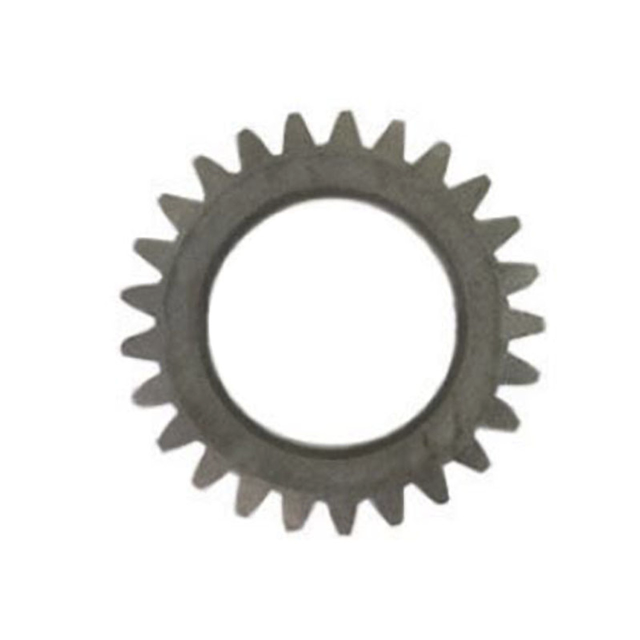
#> input picture gear_4.png, 1280 x 1280 px (shown at 1/2 size)
$ python gear_analyzer.py
#> lines starting #> are read from the running program, lines starting #| are printed output that depends on the picture; after the words box and inside, x2 and y2 are one past the last pixel; in counts of white or black regions, pixels touching at a corner belong together
#!/usr/bin/env python3
# -*- coding: utf-8 -*-
"""
Gear Analysis System - Core Module
Analyzes gear images to extract measurements and tooth count
"""

import os
import json
import math
import argparse
from dataclasses import dataclass, asdict
from pathlib import Path
from typing import Dict, Any, Optional, Tuple, List

import cv2
import numpy as np
import matplotlib
matplotlib.use('Agg')  # Non-interactive backend for web deployment
import matplotlib.pyplot as plt
from scipy.signal import find_peaks, savgol_filter, medfilt


# =========================
# 1) Configuration & CLI
# =========================

@dataclass
class Config:
    # Paths
    input_image: str = "gear_4.png"
    out_dir: str = "Output"

    # Preprocessing
    clahe_clip: float = 2.0
    clahe_grid: Tuple[int, int] = (8, 8)
    gaussian_kernel: Tuple[int, int] = (3, 3)

    # Thresholding
    min_thresh: int = 50
    max_thresh: int = 200
    otsu_fallback: bool = True

    # Morphology
    open_kernel: Tuple[int, int] = (3, 3)
    close_kernel: Tuple[int, int] = (5, 5)
    open_iter: int = 1
    close_iter: int = 2

    # Segmentation
    min_gear_area_ratio: float = 0.05
    min_circularity: float = 0.4

    # Radial sampling
    radial_samples: int = 2048
    add_quantile: float = 0.90
    ded_quantile: float = 0.10

    # Tooth counting
    expected_teeth_min: int = 12
    expected_teeth_max: int = 120
    peak_prominence_factor: float = 0.4
    peak_window_clean: int = 15
    peak_window_moderate: int = 25
    peak_window_noisy: int = 35

    # FFT fallback
    fft_enabled: bool = True

    # Visualization
    show_plots: bool = False
    save_plots: bool = True
    fig_dpi: int = 120

    # Output
    save_json: bool = True
    save_overlay: bool = True
    save_csv_profile: bool = True

    # Calibration
    pixels_per_mm: Optional[float] = None


def parse_args() -> Config:
    p = argparse.ArgumentParser(description="Gear analysis pipeline")
    p.add_argument("--input", "-i", type=str, default="gear_4.png", help="Path to input image")
    p.add_argument("--out", "-o", type=str, default="Output", help="Output directory")
    p.add_argument("--show", action="store_true", help="Show plots interactively")
    p.add_argument("--save-plots", action="store_true", help="Save plots to output")
    p.add_argument("--ppm", type=float, default=None, help="Pixels per millimeter (calibration)")

    args = p.parse_args()
    cfg = Config(
        input_image=args.input,
        out_dir=args.out,
        show_plots=args.show,
        save_plots=(args.save_plots or True),
        pixels_per_mm=args.ppm,
    )
    return cfg


# ================================
# 2) Utilities: IO & Visualization
# ================================

def ensure_out_dir(path: str) -> Path:
    out = Path(path)
    out.mkdir(parents=True, exist_ok=True)
    return out


def save_plot(fig: plt.Figure, out_dir: Path, name: str, dpi: int = 120):
    out_path = out_dir / f"{name}.png"
    fig.tight_layout()
    fig.savefig(str(out_path), dpi=dpi)
    plt.close(fig)


def show_or_save(fig: plt.Figure, cfg: Config, out_dir: Path, name: str):
    if cfg.save_plots:
        save_plot(fig, out_dir, name, dpi=cfg.fig_dpi)
    if cfg.show_plots:
        fig.show()


# ================================
# 3) Image Loading & Validation
# ================================

def load_image(path: str) -> np.ndarray:
#> called with path = 'gear_4.png'
    img = cv2.imread(path, cv2.IMREAD_COLOR)
#> img is the input picture: shape (1280, 1280, 3); mean B, G, R 225.4, 226.9, 227.3
    if img is None:
        raise FileNotFoundError(f"Could not read image: {path}")
    return img


# ====================================
# 4) Preprocessing & Auto Thresholding
# ====================================

def auto_threshold(gray_img: np.ndarray, cfg: Config) -> Tuple[np.ndarray, bool, Dict[str, Any]]:
    h, w = gray_img.shape
    cx, cy = w // 2, h // 2

    center_size = min(40, h // 8, w // 8)
    border_size = min(30, h // 10, w // 10)

    center_region = gray_img[cy - center_size:cy + center_size, cx - center_size:cx + center_size]
#> center_region: shape (80, 80); every value is 255

    border_samples = [
        gray_img[:border_size, :].ravel(),
        gray_img[-border_size:, :].ravel(),
        gray_img[:, :border_size].ravel(),
        gray_img[:, -border_size:].ravel(),
    ]
    corner_size = max(1, border_size // 2)
    border_samples.extend([
        gray_img[:corner_size, :corner_size].ravel(),
        gray_img[:corner_size, -corner_size:].ravel(),
        gray_img[-corner_size:, :corner_size].ravel(),
        gray_img[-corner_size:, -corner_size:].ravel(),
    ])
    all_border = np.concatenate(border_samples)

    border_clean = all_border[
        (all_border >= np.percentile(all_border, 5)) &
        (all_border <= np.percentile(all_border, 95))
    ]
    center_mean = float(np.mean(center_region))
#> center_mean = 255
    center_std = float(np.std(center_region))
#> center_std = 0
    border_mean = float(np.mean(border_clean))
#> border_mean = 255
    border_std = float(np.std(border_clean))
#> border_std = 0

    invert = center_mean < border_mean
#> invert = False
    intensity_gap = abs(border_mean - center_mean)
#> intensity_gap = 0

    flag = cv2.THRESH_BINARY_INV if invert else cv2.THRESH_BINARY
#> flag = 0
    manual_threshold = max(cfg.min_thresh, min(cfg.max_thresh, int((center_mean + border_mean) / 2))) \
        if intensity_gap > 20 else None

    bin_manual = None
    if manual_threshold is not None:
        _, bin_manual = cv2.threshold(gray_img, manual_threshold, 255, flag)

    if cfg.otsu_fallback:
        _, bin_otsu = cv2.threshold(gray_img, 0, 255, flag + cv2.THRESH_OTSU)
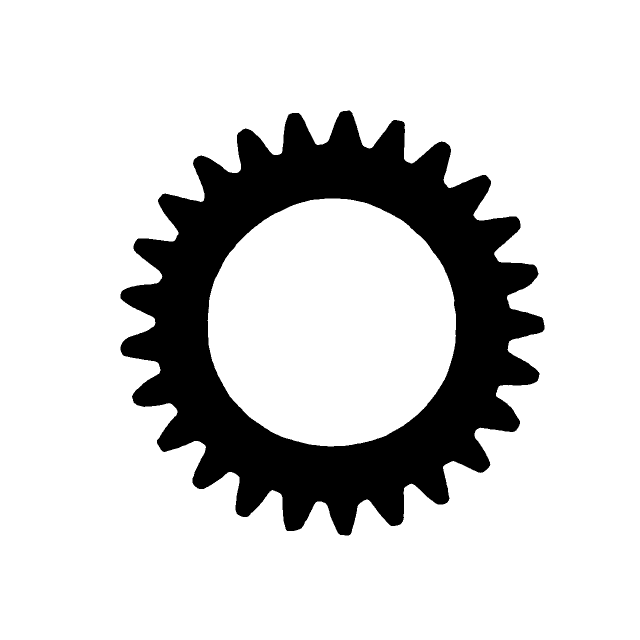
#> bin_otsu: shape (1280, 1280) (shown at 1/2 size); 82.4% white; 1 black region, box (x1, y1, x2, y2) and area: (241, 221, 1089, 1071) 288519
    else:
        bin_otsu = None

    if bin_manual is not None and intensity_gap > 30:
        final_binary = bin_manual
        method_used = f"Manual (thresh={manual_threshold})"
    elif bin_otsu is not None:
        final_binary = bin_otsu
        method_used = "Otsu"
    else:
        t = manual_threshold if manual_threshold is not None else (cfg.min_thresh + cfg.max_thresh) // 2
        _, final_binary = cv2.threshold(gray_img, t, 255, flag)
        method_used = f"Fallback (thresh={t})"

    k_open = cv2.getStructuringElement(cv2.MORPH_ELLIPSE, cfg.open_kernel)
    k_close = cv2.getStructuringElement(cv2.MORPH_ELLIPSE, cfg.close_kernel)
    final_binary = cv2.morphologyEx(final_binary, cv2.MORPH_OPEN, k_open, iterations=cfg.open_iter)
#> final_binary: shape (1280, 1280); 82.4% white; 1 black region, box (x1, y1, x2, y2) and area: (241, 221, 1089, 1071) 288526
    final_binary = cv2.morphologyEx(final_binary, cv2.MORPH_CLOSE, k_close, iterations=cfg.close_iter)
#> final_binary: shape (1280, 1280); 82.4% white; 1 black region

    debug = dict(center_mean=center_mean, center_std=center_std,
                 border_mean=border_mean, border_std=border_std,
                 intensity_gap=intensity_gap, invert=invert, method_used=method_used)
#> debug = {'center_mean': 255, 'center_std': 0, 'border_mean': 255, 'border_std': 0, 'intensity_gap': 0, 'invert': False, 'method_used': 'Otsu'}
    return final_binary, invert, debug


def preprocess(img: np.ndarray, cfg: Config, out_dir: Path) -> Dict[str, Any]:
    gray = cv2.cvtColor(img, cv2.COLOR_BGR2GRAY)
    clahe = cv2.createCLAHE(clipLimit=cfg.clahe_clip, tileGridSize=cfg.clahe_grid)
    gray_eq = clahe.apply(gray)
    blurred = cv2.GaussianBlur(gray_eq, cfg.gaussian_kernel, 0)
    binary, inverted, th_debug = auto_threshold(blurred, cfg)
#> inverted = False; th_debug has the same summary as debug in auto_threshold

    fig = plt.figure(figsize=(10, 3))
    plt.subplot(1, 3, 1); plt.title("Gray"); plt.axis("off"); plt.imshow(gray, cmap="gray")
    plt.subplot(1, 3, 2); plt.title("CLAHE"); plt.axis("off"); plt.imshow(gray_eq, cmap="gray")
    plt.subplot(1, 3, 3); plt.title(f"Binary (invert={inverted})"); plt.axis("off"); plt.imshow(binary, cmap="gray")
    show_or_save(fig, cfg, out_dir, "01_preprocess")
#> in save_plot, `fig.savefig(str(out_path), dpi=dpi)`:
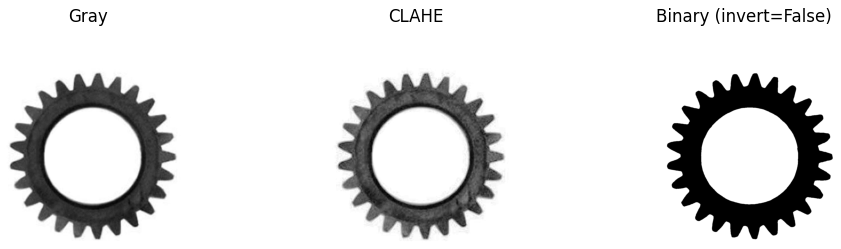
#> figure drawn by matplotlib, 3 panels

    return dict(gray=gray, gray_eq=gray_eq, binary=binary, inverted=inverted, debug=th_debug)


# ==========================================
# 5) Gear Segmentation, Contour & Validation
# ==========================================

def select_gear_mask(binary: np.ndarray, cfg: Config, out_dir: Path) -> Tuple[np.ndarray, Optional[np.ndarray]]:
    mask = binary.copy()
    cnts, _ = cv2.findContours(mask, cv2.RETR_EXTERNAL, cv2.CHAIN_APPROX_SIMPLE)
    if not cnts:
        return mask, None

    areas = [cv2.contourArea(c) for c in cnts]
    largest = cnts[int(np.argmax(areas))]

    canvas = np.zeros_like(mask)
    cv2.drawContours(canvas, [largest], -1, 255, -1)
    mask = canvas

    h, w = mask.shape
    area = float(cv2.contourArea(largest))
    area_ratio = area / float(h * w)
    perim = float(cv2.arcLength(largest, True))
    circularity = (4 * math.pi * area) / (perim * perim + 1e-9)

    if area_ratio < cfg.min_gear_area_ratio or circularity < cfg.min_circularity:
        pass

    cv2.imwrite(str(out_dir / "gear_mask.png"), mask)

    fig = plt.figure(figsize=(4, 4))
    plt.title("Mask (Largest Component)"); plt.axis("off"); plt.imshow(mask, cmap="gray")
    show_or_save(fig, cfg, out_dir, "02_mask")
    return mask, largest


# ====================================
# 6) Center & Radii
# ====================================

def robust_radius(contour: np.ndarray, center: Tuple[float, float], top_k: int = 200, mode: str = "max") -> float:
    cx, cy = center
    pts = contour[:, 0, :]
    d = np.hypot(pts[:, 0] - cx, pts[:, 1] - cy)
    vals = np.sort(d)
    k = min(top_k, len(vals))
    if k <= 0:
        return float(np.mean(d)) if d.size > 0 else 0.0
    if mode == "max":
        return float(np.mean(vals[-k:]))
    return float(np.mean(vals[:k]))


def center_from_moments(mask: np.ndarray) -> Tuple[float, float]:
    M = cv2.moments(mask, binaryImage=True)
    if M["m00"] == 0:
        ys, xs = np.where(mask > 0)
        return float(np.mean(xs)), float(np.mean(ys))
    cx = M["m10"] / M["m00"]
    cy = M["m01"] / M["m00"]
    return float(cx), float(cy)


def estimate_radii(mask: np.ndarray, outer_contour: np.ndarray, cfg: Config, out_dir: Path, img: np.ndarray) -> Dict[str, Any]:
    cx, cy = center_from_moments(mask)
    r_add = robust_radius(outer_contour, (cx, cy), mode="max")
    r_ded = robust_radius(outer_contour, (cx, cy), mode="min")
    r_pitch = 0.5 * (r_add + r_ded)

    contours, hierarchy = cv2.findContours(mask, cv2.RETR_TREE, cv2.CHAIN_APPROX_NONE)
    r_hole = None
    if hierarchy is not None:
        hierarchy = hierarchy[0]
        outer_idx = int(np.argmax([cv2.contourArea(c) for c in contours]))
        child_idxs = [i for i, h in enumerate(hierarchy) if h[3] == outer_idx]
        if child_idxs:
            inner_idx = max(child_idxs, key=lambda i: cv2.contourArea(contours[i]))
            r_hole = robust_radius(contours[inner_idx], (cx, cy), mode="max")

    diag = img.copy()
    for r in [r_ded, r_pitch, r_add]:
        cv2.circle(diag, (int(cx), int(cy)), int(max(1, r)), (0, 255, 0), 2)
    if r_hole:
        cv2.circle(diag, (int(cx), int(cy)), int(max(1, r_hole)), (255, 0, 0), 2)
    cv2.circle(diag, (int(cx), int(cy)), 4, (0, 0, 255), -1)
    cv2.imwrite(str(out_dir / "gear_radii_overlay.png"), diag)

    fig = plt.figure(figsize=(5, 5))
    plt.title("Center & Radii"); plt.axis("off"); plt.imshow(cv2.cvtColor(diag, cv2.COLOR_BGR2RGB))
    show_or_save(fig, cfg, out_dir, "03_radii")

    return dict(cx=cx, cy=cy, r_add=r_add, r_ded=r_ded, r_pitch=r_pitch, r_hole=r_hole)


# ======================================
# 7) Radial Profile & Tooth Counting
# ======================================

def radial_profile_from_contour(outer_contour: np.ndarray, cx: float, cy: float, samples: int) -> Tuple[np.ndarray, np.ndarray]:
    pts = outer_contour[:, 0, :]
    theta = np.mod(np.arctan2(pts[:, 1] - cy, pts[:, 0] - cx), 2 * np.pi)
    r = np.hypot(pts[:, 0] - cx, pts[:, 1] - cy)
    idx = np.argsort(theta)
    theta_sorted, r_sorted = theta[idx], r[idx]
    tgrid = np.linspace(0, 2 * np.pi, samples, endpoint=False)
    theta2 = np.concatenate([theta_sorted, theta_sorted + 2 * np.pi])
    r2 = np.concatenate([r_sorted, r_sorted])
    rgrid = np.interp(tgrid, theta2, r2)
    return tgrid, rgrid


def tooth_count_peaks(tgrid: np.ndarray, rgrid: np.ndarray, cfg: Config, out_dir: Path, label: str, do_plot: bool) -> Tuple[int, Dict[str, Any]]:
    r_centered = rgrid - np.mean(rgrid)
    r_median = medfilt(r_centered, kernel_size=15) + np.mean(rgrid)

    signal_std = float(np.std(r_median))
    signal_range = float(np.max(r_median) - np.min(r_median))
    noise_level = signal_std / (signal_range + 1e-9)

    if noise_level < 0.05:
        window_length = cfg.peak_window_clean
    elif noise_level < 0.10:
        window_length = cfg.peak_window_moderate
    else:
        window_length = cfg.peak_window_noisy
    if window_length % 2 == 0:
        window_length += 1

    r_smooth = savgol_filter(r_median, window_length=window_length, polyorder=3)

    N = len(tgrid)
    min_dist_cons = max(1, N // max(cfg.expected_teeth_max, 3))
    min_dist_lib = max(1, N // max(cfg.expected_teeth_min, 3))

    prom = max(1e-6, cfg.peak_prominence_factor * float(np.std(r_smooth - np.mean(r_smooth))))

    peaks_cons, props_cons = find_peaks(r_smooth, distance=min_dist_cons, prominence=prom, width=2)
    peaks_lib, props_lib = find_peaks(r_smooth, distance=min_dist_lib, prominence=0.6 * prom, width=1)

    def validate_regular(peaks: np.ndarray, tol: float = 0.3) -> Tuple[np.ndarray, bool]:
        if peaks is None or len(peaks) < 4:
            return peaks, False
        angles = tgrid[peaks]
        ang_sorted = np.sort(angles)
        diffs = np.diff(ang_sorted)
        diffs = np.append(diffs, 2 * np.pi - (ang_sorted[-1] - ang_sorted[0]))
        expected = 2 * np.pi / max(1, len(peaks))
        dev = np.abs(diffs - expected) / (expected + 1e-9)
        regular_idx = [i for i in range(len(peaks)) if (i < len(dev) and dev[i] < tol)]
        is_regular = (len(regular_idx) >= 0.8 * len(peaks))
        return peaks if is_regular else peaks, is_regular

    cons_valid, cons_regular = validate_regular(peaks_cons)
    lib_valid, lib_regular = validate_regular(peaks_lib)

    cons_count = len(cons_valid)
    lib_count = len(lib_valid)

    if cons_regular and cfg.expected_teeth_min <= cons_count <= cfg.expected_teeth_max:
        final_peaks = cons_valid
        method = "conservative_regular"
    elif lib_regular and cfg.expected_teeth_min <= lib_count <= cfg.expected_teeth_max:
        final_peaks = lib_valid
        method = "liberal_regular"
    elif cons_regular:
        final_peaks = cons_valid
        method = "conservative_extended"
    elif lib_regular:
        final_peaks = lib_valid
        method = "liberal_extended"
    else:
        target = math.sqrt(cfg.expected_teeth_min * cfg.expected_teeth_max)
        final_peaks = peaks_cons if abs(cons_count - target) < abs(lib_count - target) else peaks_lib
        method = "fallback_closest"

    count = int(len(final_peaks))

    if do_plot:
        fig = plt.figure(figsize=(14, 6))
        ax1 = fig.add_subplot(2, 2, 1)
        ax1.plot(tgrid, rgrid, alpha=0.4, label="Raw")
        ax1.plot(tgrid, r_median, alpha=0.7, label="Median")
        ax1.plot(tgrid, r_smooth, label="Smoothed")
        ax1.set_title("Signal processing")
        ax1.legend(); ax1.grid(alpha=0.3)

        ax2 = fig.add_subplot(2, 2, 2)
        ax2.plot(tgrid, r_smooth, label="Smoothed")
        ax2.plot(tgrid[peaks_cons], r_smooth[peaks_cons], "bo", label=f"Conservative {len(peaks_cons)}")
        ax2.plot(tgrid[peaks_lib], r_smooth[peaks_lib], "go", label=f"Liberal {len(peaks_lib)}")
        ax2.plot(tgrid[final_peaks], r_smooth[final_peaks], "ro", label=f"Final {len(final_peaks)}")
        ax2.set_title("Peak detection"); ax2.legend(); ax2.grid(alpha=0.3)

        ax3 = fig.add_subplot(2, 2, 3, projection="polar")
        ax3.plot(tgrid, r_smooth)
        if len(final_peaks) > 0:
            ax3.plot(tgrid[final_peaks], r_smooth[final_peaks], "ro")
        ax3.set_title(f"Polar view - {count} teeth")

        ax4 = fig.add_subplot(2, 2, 4)
        if len(final_peaks) > 1:
            peak_angles = np.sort(tgrid[final_peaks]) * 180 / np.pi
            diffs = np.diff(peak_angles)
            diffs = np.append(diffs, 360 - (peak_angles[-1] - peak_angles[0]))
            expected_deg = 360 / max(1, len(final_peaks))
            ax4.bar(range(len(diffs)), diffs, alpha=0.7)
            ax4.axhline(expected_deg, color="r", linestyle="--", label=f"Expected {expected_deg:.1f}°")
            ax4.legend()
        ax4.set_title("Angular spacing")

        show_or_save(fig, cfg, out_dir, f"04_peaks_{label}")

    info = dict(method=method, cons_count=cons_count, lib_count=lib_count,
                noise_level=float(noise_level), window_length=int(window_length),
                prominence=float(prom))
    return count, info


def tooth_count_fft(tgrid: np.ndarray, rgrid: np.ndarray, cfg: Config, out_dir: Path, label: str, do_plot: bool) -> Tuple[Optional[int], Dict[str, Any]]:
    kernel = np.ones(51) / 51.0
    r_det = rgrid - np.convolve(rgrid, kernel, mode="same")

    F = np.fft.rfft(r_det)
    freqs = np.fft.rfftfreq(len(tgrid), d=(2 * np.pi / len(tgrid)))
    power = np.abs(F)

    fmin = max(3, cfg.expected_teeth_min // 2)
    fmax = min(len(freqs) - 1, cfg.expected_teeth_max * 2)
    band = (freqs >= fmin) & (freqs <= fmax)
    if not np.any(band):
        return None, dict(note="no_band")

    idx = np.argmax(power[band])
    peak_freq = float(freqs[band][idx])
    teeth_candidate = int(round(peak_freq))

    if do_plot:
        fig = plt.figure(figsize=(10, 4))
        plt.plot(freqs[band], power[band])
        plt.title(f"FFT magnitude (peak ~ {teeth_candidate})")
        plt.xlabel("Frequency (cycles/rev)"); plt.ylabel("Magnitude")
        show_or_save(fig, cfg, out_dir, f"05_fft_{label}")

    return teeth_candidate, dict(peak_freq=peak_freq)


def consensus_tooth_count(tgrid: np.ndarray, rgrid: np.ndarray, cfg: Config, out_dir: Path) -> Tuple[Optional[int], Dict[str, Any]]:
    count_peaks, info_peaks = tooth_count_peaks(tgrid, rgrid, cfg, out_dir, "primary", cfg.save_plots or cfg.show_plots)

    candidates = [count_peaks]
    meta = {"primary": info_peaks}

    if cfg.fft_enabled:
        fft_count, info_fft = tooth_count_fft(tgrid, rgrid, cfg, out_dir, "fft", cfg.save_plots or cfg.show_plots)
        meta["fft"] = info_fft
        if fft_count is not None:
            candidates.append(fft_count)

    valid = [c for c in candidates if c is not None and c > 0]

    if not valid:
        return None, meta

    if len(valid) == 1:
        return int(valid[0]), meta

    a, b = int(valid[0]), int(valid[1])
    if abs(a - b) <= 1:
        return int(round(0.5 * (a + b))), meta

    return int(a), meta


# ==========================
# 8) Overlay & CSV Exports
# ==========================

def overlay_teeth_markers(img: np.ndarray, cx: float, cy: float, tgrid: np.ndarray, peaks_count: int, r_add: float, out_dir: Path, cfg: Config):
    if peaks_count is None or peaks_count <= 0:
        return
    angles = np.linspace(0, 2 * np.pi, peaks_count, endpoint=False)
    for a in angles:
        x = int(cx + r_add * np.cos(a))
        y = int(cy + r_add * np.sin(a))
        cv2.circle(img, (x, y), 3, (0, 0, 255), -1)
    cv2.circle(img, (int(cx), int(cy)), 4, (255, 0, 0), -1)
    cv2.imwrite(str(out_dir / "gear_teeth_overlay.png"), img)


def export_profile_csv(out_dir: Path, tgrid: np.ndarray, rgrid: np.ndarray):
    arr = np.vstack([tgrid, rgrid]).T
    header = "angle_rad, radius_px"
    np.savetxt(str(out_dir / "radial_profile.csv"), arr, delimiter=",", header=header, comments="")


# ==========================
# 9) Orchestrator (Main)
# ==========================

def analyze_gear(cfg: Config) -> Dict[str, Any]:
    out_dir = ensure_out_dir(cfg.out_dir)
    img = load_image(cfg.input_image)

    pre = preprocess(img, cfg, out_dir)
#> pre = 5 items
    gray = pre["gray"]
    binary = pre["binary"]

    mask, outer = select_gear_mask(binary, cfg, out_dir)
#> in select_gear_mask, `cnts, _ = cv2.findContours(mask, cv2.RETR_EXTERNAL, cv2.CHAIN_APPROX_S..`: cnts = [[[0, 0], [0, 1279], [1279, 1279], [1279, 0]]]
#> (the rest of the program and of its run is left out)
